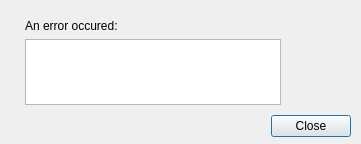
<?xml version="1.0" encoding="UTF-8"?>
<ui version="4.0">
 <class>DmpClientErrorDialog</class>
 <widget class="QDialog" name="DmpClientErrorDialog">
  <property name="geometry">
   <rect>
    <x>0</x>
    <y>0</y>
    <width>361</width>
    <height>144</height>
   </rect>
  </property>
  <property name="windowTitle">
   <string>Error</string>
  </property>
  <widget class="QDialogButtonBox" name="buttonBox">
   <property name="geometry">
    <rect>
     <x>180</x>
     <y>110</y>
     <width>171</width>
     <height>32</height>
    </rect>
   </property>
   <property name="orientation">
    <enum>Qt::Horizontal</enum>
   </property>
   <property name="standardButtons">
    <set>QDialogButtonBox::Close</set>
   </property>
  </widget>
  <widget class="QFrame" name="formFrame">
   <property name="geometry">
    <rect>
     <x>10</x>
     <y>10</y>
     <width>341</width>
     <height>104</height>
    </rect>
   </property>
   <layout class="QFormLayout" name="formLayout">
    <property name="fieldGrowthPolicy">
     <enum>QFormLayout::FieldsStayAtSizeHint</enum>
    </property>
    <item row="0" column="1">
     <widget class="QLabel" name="label">
      <property name="text">
       <string>An error occured:</string>
      </property>
     </widget>
    </item>
    <item row="1" column="1">
     <widget class="QPlainTextEdit" name="errorEdit">
      <property name="readOnly">
       <bool>true</bool>
      </property>
     </widget>
    </item>
   </layout>
  </widget>
 </widget>
 <tabstops>
  <tabstop>buttonBox</tabstop>
 </tabstops>
 <resources/>
 <connections>
  <connection>
   <sender>buttonBox</sender>
   <signal>accepted()</signal>
   <receiver>DmpClientErrorDialog</receiver>
   <slot>accept()</slot>
   <hints>
    <hint type="sourcelabel">
     <x>265</x>
     <y>125</y>
    </hint>
    <hint type="destinationlabel">
     <x>180</x>
     <y>71</y>
    </hint>
   </hints>
  </connection>
  <connection>
   <sender>buttonBox</sender>
   <signal>rejected()</signal>
   <receiver>DmpClientErrorDialog</receiver>
   <slot>reject()</slot>
   <hints>
    <hint type="sourcelabel">
     <x>265</x>
     <y>125</y>
    </hint>
    <hint type="destinationlabel">
     <x>180</x>
     <y>71</y>
    </hint>
   </hints>
  </connection>
 </connections>
 <slots>
  <slot>inputChanged()</slot>
 </slots>
</ui>
